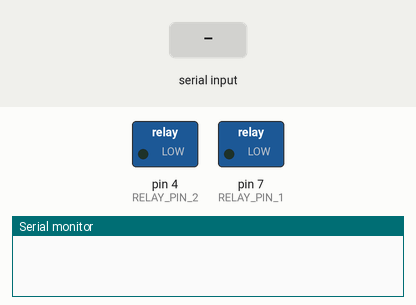
This sketch was run on a simulated Arduino Uno, built with avr-gcc and run on an emulated ATmega328P. Parts: switched loads named in the sketch (green lamp = pin HIGH), the last lines printed to the serial monitor. The test bench sets the inputs (shaded band).

Above: at 1.2 s.
1.3 s: "engage\n" received over Serial
At 1.7 s:
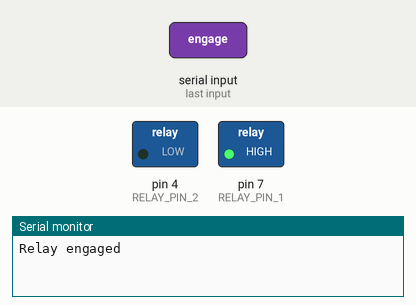
4.3 s: "lights\n" received over Serial
At 5.2 s:
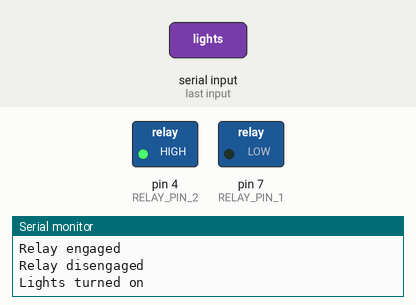
5.8 s: "engage\n" received over Serial
At 6.4 s:
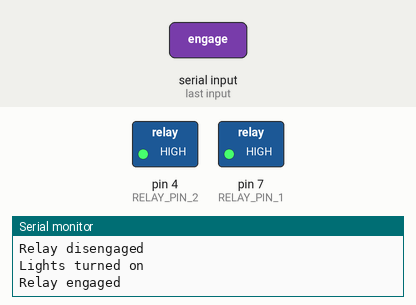
Timing chart, 0 to 9.0 s (numbered marks = the images above; inputs shaded):
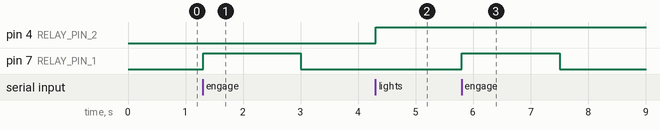

The sketch:

Bot.ino
```cpp
#include <SoftwareSerial.h>

#define RELAY_PIN_1 7  // Relay for the initial functionality
#define RELAY_PIN_2 4  // Relay for lights

void setup() {
  // Set relay pins as output
  pinMode(RELAY_PIN_1, OUTPUT);
  pinMode(RELAY_PIN_2, OUTPUT);

  // Ensure relays are initially OFF
  digitalWrite(RELAY_PIN_1, LOW);
  digitalWrite(RELAY_PIN_2, LOW);

  // Start serial communication
  Serial.begin(9600);
}

void loop() {
  // Check if a command is received via serial
  if (Serial.available()) {
    String command = Serial.readStringUntil('\n');

    if (command == "engage") {
      // Activate the first relay
      digitalWrite(RELAY_PIN_1, HIGH);
      Serial.println("Relay engaged");  // Send feedback
      delay(1700);                      // Keep relay on for 1.7 seconds
      digitalWrite(RELAY_PIN_1, LOW);   // Turn off relay
      Serial.println("Relay disengaged");
    }
    else if (command == "lights") {
      // Turn on lights relay
      digitalWrite(RELAY_PIN_2, HIGH);
      Serial.println("Lights turned on");
    }
    else if (command == "lightoff") {
      // Turn off lights relay
      digitalWrite(RELAY_PIN_2, LOW);
      Serial.println("Lights turned off");
    }
    else {
      Serial.println("Unknown command");
    }
  }
}
```

Measured:
- after the input at 1.3 s, pin 7 (RELAY_PIN_1): LOW → HIGH at once, → LOW 1.7 s later
- after the input at 4.3 s, pin 4 (RELAY_PIN_2): LOW → HIGH at once
- after the input at 5.8 s, pin 7 (RELAY_PIN_1): LOW → HIGH at once, → LOW 1.7 s later
